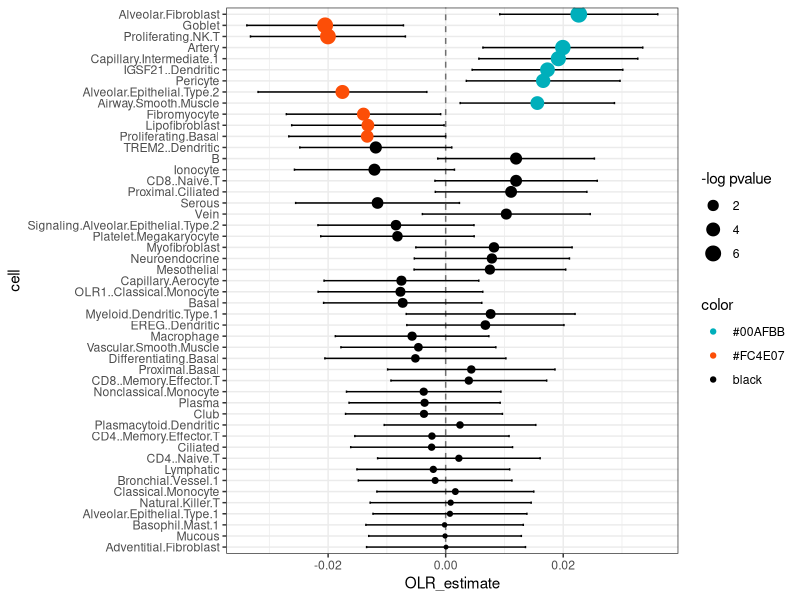
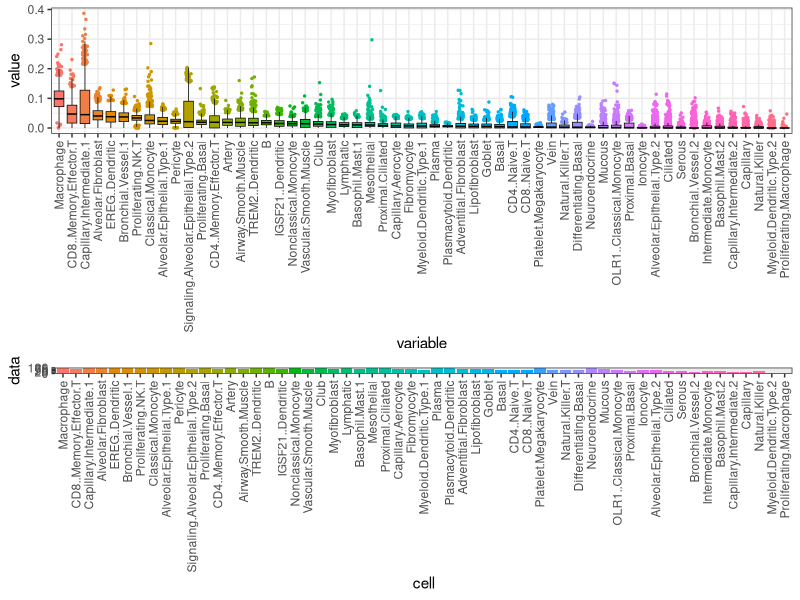

The R script that drew these images, in order:
#!/usr/bin/Rscript
library(ggplot2)
library(ggpubr)
data=read.table("CIBERSORTx-OLR-age-results.COVID.final.nonNA.txt",sep="\t",header=TRUE,row.names=1)
#data=read.table("music-krasnow-OLR-results.nonNA.txt",sep="\t",header=TRUE,row.names=1)
data=data[order(data$pval),]
data$cell = factor(rownames(data),levels=rev(rownames(data)))
data$nlp = log(data$pval)*-1
updata = data[data$OLR_estimate > 0 & data$pval < 0.05,]
downdata = data[data$OLR_estimate < 0 & data$pval < 0.05,]
otherdata = data[data$OLR_estimate ==0 | data$pval > 0.05,]
data$color = rep("black",nrow(data))

data[data$cell %in% updata$cell,"color"] = "#00AFBB"
data[data$cell %in% downdata$cell,"color"] = "#FC4E07"

pdf("OLR-CIBERSORTx-lung.age.v2.pdf",height=10,width=10,useDingbats=FALSE)
ggplot(data,aes(x=OLR_estimate,y=cell))+geom_vline(xintercept=0,linetype=2,color="gray44")+geom_errorbar(aes(xmin=lowerCI,xmax=upperCI),width=0.2)+geom_point(aes(color=color,size=nlp))+theme_bw()+scale_color_manual(values=c("#00AFBB","#FC4E07","black")) + scale_size_continuous(name = "-log pvalue",range=c(1,5))
dev.off()

####################################
# box plot of estimated abundances, no filtering
library(robustbase)
results=read.table("CIBERSORTx_Adjusted.txt",sep="\t",header=TRUE,row.names=1)
df=results[,1:(length(results)-3)]
df = df[,order(colMedians(as.matrix(df)),colMeans(df),decreasing=TRUE)]

library(dplyr)
library(reshape2)
meltdata = melt(df)
meltdata = meltdata %>% group_by(variable) %>% mutate(outlier = value > median(value) + IQR(value)*1.5 | value < median(value) - IQR(value)*1.5) 
#mycols = data$color
#mycols = gsub("black","gray44",mycols)
bp = ggplot(meltdata,aes(x=variable,y=value))+geom_jitter(data=meltdata[meltdata$outlier==TRUE,],aes(color=variable),size=0.5,width=0.2,pch=19)+geom_boxplot(aes(fill=variable),color="black",outlier.shape=NA,size=0.25)+theme_bw() + theme(legend.position = "none")+ theme(axis.text.x = element_text(angle = 90, vjust = 0.5, hjust=1)) #+scale_fill_manual(values=mycols)+scale_color_manual(values=mycols)

# bar plot of % samples > 0 proportion
prop0 = as.data.frame((colSums(df != 0)/nrow(df))*100)
prop0$cell = rownames(prop0)
prop0$cell = factor(prop0$cell,levels=colnames(df))
prop0$data = prop0[,1]
pbp = ggplot(prop0,aes(x=cell,y=data))+geom_bar(stat="identity",aes(fill=cell))+theme_bw() + theme(legend.position = "none")+ theme(axis.text.x = element_text(angle = 90, vjust = 0.5, hjust=1))

library(gridExtra)
pdf("CIBERSORTx-lung-estimated-proportions.boxplot.pdf",height=9,width=12,useDingbats=FALSE)
grid.arrange(bp,pbp,nrow=2,heights=c(1.5,1))
dev.off()
